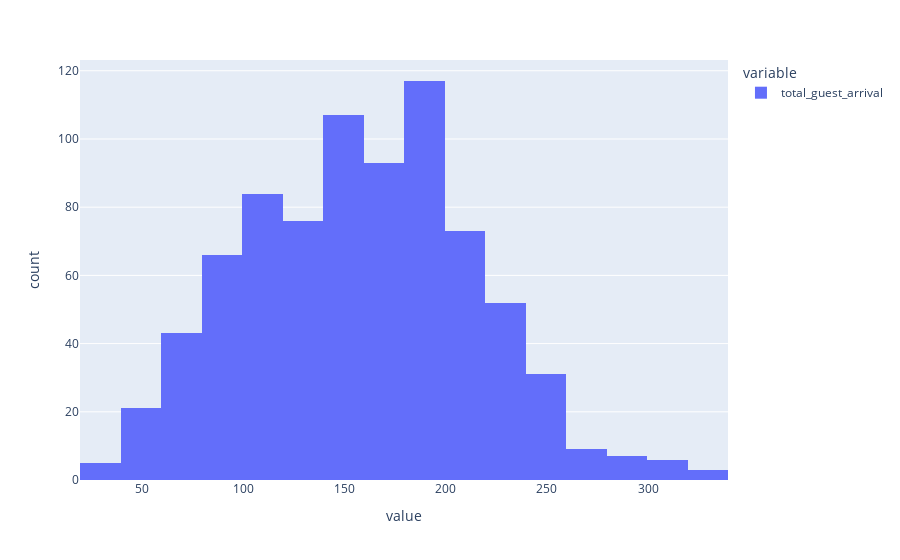

Write notebook code for a chart like this one.
### Code cell
px.histogram(guest_arrival['total_guest_arrival'], nbins=20)

### Figure 1 — Plotly figure (JSON) as saved in the notebook; plotly's stock layout.template omitted (floating-point values rounded to 4 significant figures; data arrays with more than 128 entries replaced by an {"elided": "..."} marker saying what was removed)
{"data": [{"alignmentgroup": "True", "bingroup": "x", "hovertemplate": "variable=total_guest_arrival<br>value=%{x}<br>count=%{y}<extra></extra>", "legendgroup": "total_guest_arrival", "marker": {"color": "#636efa", "pattern": {"shape": ""}}, "name": "total_guest_arrival", "nbinsx": 20, "offsetgroup": "total_guest_arrival", "orientation": "v", "showlegend": true, "type": "histogram", "x": {"elided": "793 int values"}, "xaxis": "x", "yaxis": "y"}], "layout": {"barmode": "relative", "legend": {"title": {"text": "variable"}, "tracegroupgap": 0}, "margin": {"t": 60}, "xaxis": {"anchor": "y", "domain": [0, 1], "title": {"text": "value"}}, "yaxis": {"anchor": "x", "domain": [0, 1], "title": {"text": "count"}}}}
